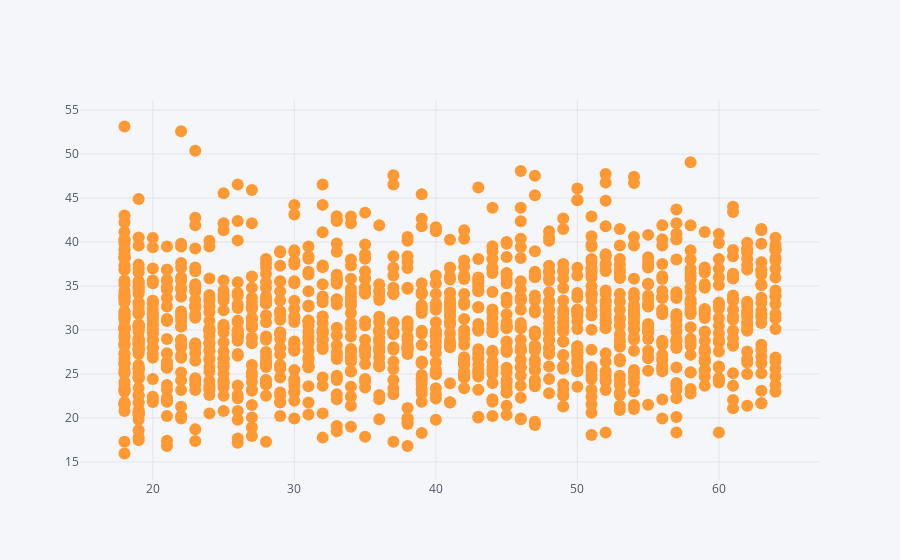

Notebook code for this chart:
### Code cell
#sns.scatterplot(x='age',y='bmi',data=data,hue='smoker')
data.iplot(kind='scatter', x='age', y='bmi', mode='markers')

### Figure 1 — Plotly figure (JSON) as saved in the notebook; plotly's stock layout.template omitted (floating-point values rounded to 4 significant figures; data arrays with more than 128 entries replaced by an {"elided": "..."} marker saying what was removed)
{"data": [{"line": {"color": "rgba(255, 153, 51, 1.0)", "dash": "solid", "shape": "linear", "width": 1.3}, "marker": {"size": 12, "symbol": "circle"}, "mode": "markers", "name": "bmi", "text": "", "type": "scatter", "x": {"elided": "1338 int values"}, "y": {"elided": "1338 mixed values"}}], "layout": {"legend": {"bgcolor": "#F5F6F9", "font": {"color": "#4D5663"}}, "paper_bgcolor": "#F5F6F9", "plot_bgcolor": "#F5F6F9", "title": {"font": {"color": "#4D5663"}}, "xaxis": {"gridcolor": "#E1E5ED", "showgrid": true, "tickfont": {"color": "#4D5663"}, "title": {"font": {"color": "#4D5663"}, "text": ""}, "zerolinecolor": "#E1E5ED"}, "yaxis": {"gridcolor": "#E1E5ED", "showgrid": true, "tickfont": {"color": "#4D5663"}, "title": {"font": {"color": "#4D5663"}, "text": ""}, "zerolinecolor": "#E1E5ED"}}}
